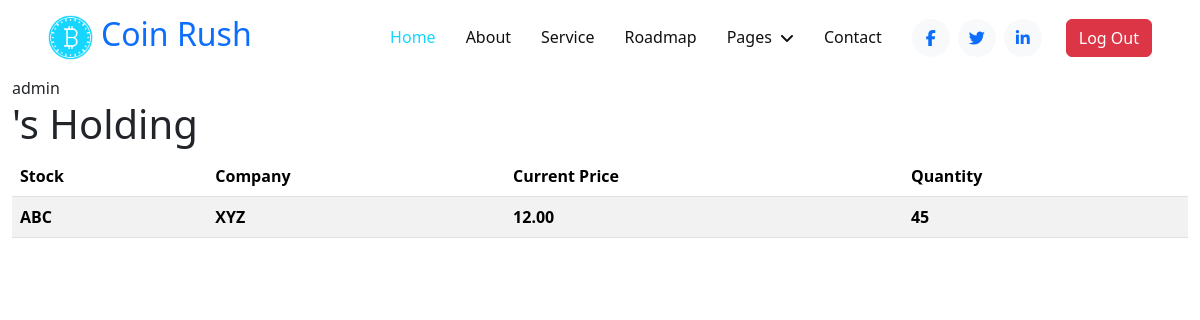
The app's page /user-holdings/ (signed in), older data.
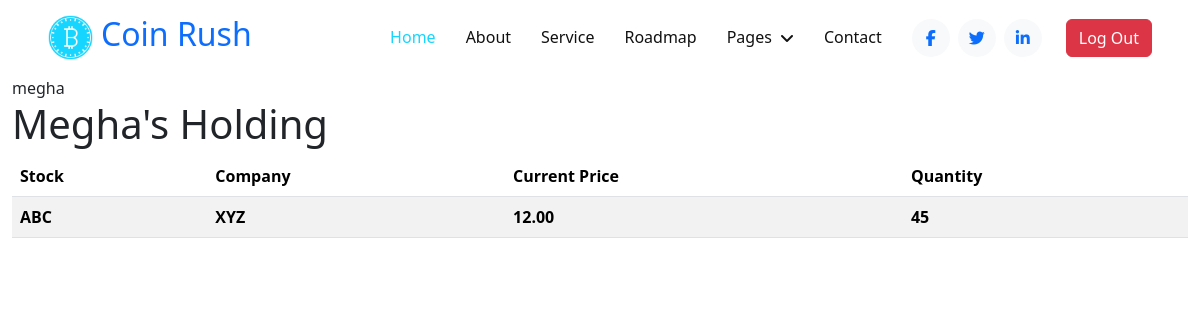
The same page, newer data.
### coinRush/models.py (models this page shows, shortened)
class User(AbstractBaseUser, PermissionsMixin):
    email = models.EmailField(default="", unique=True, blank=True, max_length=255)
    name = models.CharField(max_length=255, blank=True, default="")
    profile_pic = models.ImageField(null=True, blank=True)
    photo_id = models.ImageField(null=True, blank=True)
    is_staff = models.BooleanField(default=False)
    is_active = models.BooleanField(default=True)
    is_superuser = models.BooleanField(default=False)
    created_date = models.DateTimeField(default=timezone.now())
    last_login = models.DateTimeField(blank=True, null=True)
    objects = AuthUserManager()
    USERNAME_FIELD = "email"
    EMAIL_FIELD = "email"
    REQUERIES_FIELD = []
    class Meta:
        verbose_name = "User"
        verbose_name_plural = "Users"
    def get_short_name(self):
        return self.name or self.email.split("@")[0]

### coinRush/views.py (the view)
# urls.py: path("user-holdings/", views.user_holdings, name="user-holdings"),
def user_holdings(request):
    user = request.user  # Assuming users are authenticated
    holdings = UserHolding.objects.filter(user=user)
    return render(
        request, "userholding/user_holdings.html", {"holdings": holdings, "user": user}
    )

### coinRush/models.py (called while the page is built)
    def __str__(self):
        return self.symbol

### coinRush/templates/userholding/user_holdings.html (shortened to what this page needs)
{% extends "Base/base.html" %}
{% block content %}
<h1>{{user.name|capfirst}}'s Holding</h1>
{% if holdings %}
<table class="table table-striped">
    <thead>
        <tr>
            <th>Stock</th>
            <th>Company</th>
            <th>Current Price</th>
            <th>Quantity</th>
        </tr>
    </thead>
    <tbody>
        {% for holding in holdings%}
        <tr>
            <th>{{holding.stock}}</th>
            <th>{{holding.stock.company_name}}</th>
            <th>{{holding.stock.current_price}}</th>
            <th>{{holding.quantity}}</th>
        </tr>
        {% endfor %}
    </tbody>
</table>
{% else %}
<p>No current holdings</p>
{%endif%}
{% endblock %}

### coinRush/templates/Base/base.html (shortened to what this page needs)
{% load static %}
<!DOCTYPE html>
<html lang="en">
<head>
    <link rel="stylesheet" href="https://cdnjs.cloudflare.com/ajax/libs/font-awesome/6.4.2/css/all.min.css"
 />
    <link href="https://cdn.jsdelivr.net/npm/bootstrap@5.3.2/dist/css/bootstrap.min.css" rel="stylesheet"
>
    {% load static %}
    <link rel="stylesheet" href="{% static 'css/styles.css' %}" />
</head>
<body>
    {% include 'Base/navbar.html' %}
    <div class="container-fluid">
        {{user.get_short_name}}
        {% block content %}
        {% endblock %}
    </div>
</body>
</html>

Row changes from the older to the newer data that the page shows:
changed User: get_short_name "admin" → "megha"; name (not shown) → "Megha"
